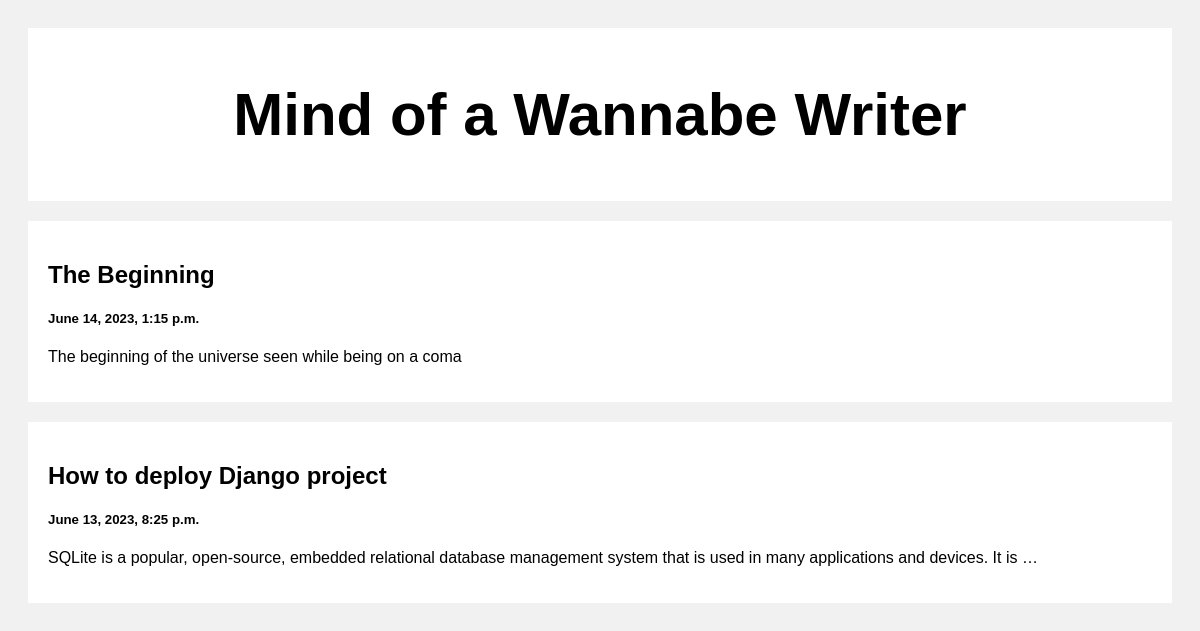
The page / on the database its author committed.
### posts/models.py (models this page shows)
class Post(models.Model):
    title = models.CharField(max_length=100)
    body = models.CharField(max_length=1000000)
    created_at = models.DateTimeField(default=datetime.now, blank=True)

### posts/views.py (the view)
# urls.py: path('', views.index, name='index'),
def index(request):
    posts = Post.objects.all()
    return render(request, 'index.html', {'posts':posts})

### templates/index.html (shortened to what this page needs)
<!DOCTYPE html>
<html>
<head>
</head>
<body>
<div class="header">
  <h2>Mind of a Wannabe Writer</h2>
</div>
<div class="row">
  <div class="leftcolumn">
    {% for post in posts reversed %}
    <div class="card">
      <a style="text-decoration: none; color: black;" href="#">
        <h2>{{post.title}}</h2>
        <h5>{{post.created_at}}</h5>
        <p>{{post.body|truncatewords:20}}</p>
      </a>
    </div>
    {% endfor %}
  </div>
</div>
</body>
</html>

### templates/index.html (style rules this page uses)
* { box-sizing: border-box; }
body { font-family: Arial; padding: 20px; background: #f1f1f1; }
.header { padding: 2px; font-size: 40px; text-align: center; background: white; }
.leftcolumn { float: left; width: 100%; }
.card { background-color: white; padding: 20px; margin-top: 20px; }
.row:after { content: ""; display: table; clear: both; }

### rows shown on the page
Post: title "The Beginning", created_at "June 14, 2023, 1:15 p.m.", body "The beginning of the universe seen while being on a coma"
Post: title "How to deploy Django project", created_at "June 13, 2023, 8:25 p.m.", body "SQLite is a popular, open-source, embedded relational database management system that is used in many applications and devices. It is …"
